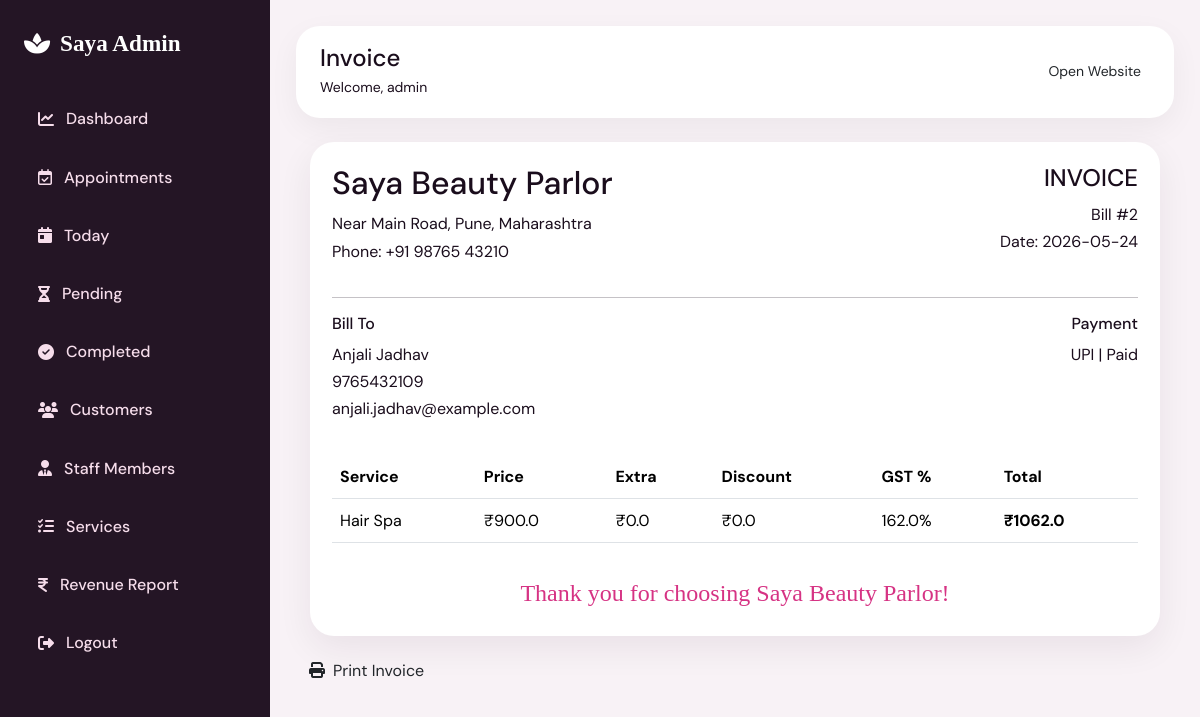
/bill/view/2 (signed in), run on the app's committed database.
### tables this page shows
CREATE TABLE bills (
            id INTEGER PRIMARY KEY AUTOINCREMENT,
            appointment_id INTEGER NOT NULL,
            customer_id INTEGER,
            service_id INTEGER,
            service_price REAL NOT NULL DEFAULT 0,
            extra_charges REAL NOT NULL DEFAULT 0,
            discount REAL NOT NULL DEFAULT 0,
            gst REAL NOT NULL DEFAULT 0,
            final_amount REAL NOT NULL DEFAULT 0,
            payment_mode TEXT NOT NULL,
            payment_status TEXT NOT NULL DEFAULT 'Paid',
            bill_date TEXT NOT NULL,
            created_at TEXT NOT NULL,
            FOREIGN KEY(appointment_id) REFERENCES appointments(id),
            FOREIGN KEY(customer_id) REFERENCES customers(id),
            FOREIGN KEY(service_id) REFERENCES services(id)
        );

CREATE TABLE appointments (
            id INTEGER PRIMARY KEY AUTOINCREMENT,
            customer_name TEXT NOT NULL,
            mobile TEXT NOT NULL,
            email TEXT,
            service_id INTEGER,
            staff_id INTEGER,
            appointment_date TEXT NOT NULL,
            appointment_time TEXT NOT NULL,
            message TEXT,
            status TEXT NOT NULL DEFAULT 'Pending',
            created_at TEXT NOT NULL,
            FOREIGN KEY(service_id) REFERENCES services(id),
            FOREIGN KEY(staff_id) REFERENCES staff(id)
        );

CREATE TABLE services (
            id INTEGER PRIMARY KEY AUTOINCREMENT,
            name TEXT NOT NULL,
            category TEXT NOT NULL,
            description TEXT,
            price REAL NOT NULL DEFAULT 0,
            duration TEXT,
            status TEXT NOT NULL DEFAULT 'Active',
            created_at TEXT NOT NULL
        );

### app.py (the view)
@app.route("/bill/view/<int:bill_id>")
@login_required
def view_bill(bill_id):
    bill = query_one("""
        SELECT b.*, a.customer_name, a.mobile, a.email, s.name AS service_name
        FROM bills b
        LEFT JOIN appointments a ON b.appointment_id=a.id
        LEFT JOIN services s ON b.service_id=s.id
        WHERE b.id=?
    """, (bill_id,))
    return render_template("admin/view_bill.html", bill=bill)

### app.py (called while the page is built)
def login_required(view_func):
    @wraps(view_func)
    def wrapper(*args, **kwargs):
        if "user_id" not in session:
            flash("Please login to access manager dashboard.", "warning")
            return redirect(url_for("login"))
        return view_func(*args, **kwargs)
    return wrapper

def query_one(sql, params=()):
    conn = get_db_connection()
    row = conn.execute(sql, params).fetchone()
    conn.close()
    return row

@app.context_processor
def inject_now():
    return {"today_date": date.today().isoformat(), "current_year": datetime.now().year}

### database.py (called while the page is built)
def get_db_connection():
    os.makedirs(DB_DIR, exist_ok=True)
    conn = sqlite3.connect(DB_PATH)
    conn.row_factory = sqlite3.Row
    return conn

### templates/admin/view_bill.html
{% extends 'admin/admin_base.html' %}
{% block page_title %}Invoice{% endblock %}
{% block admin_content %}
<div class="invoice panel" id="invoiceArea">
  <div class="invoice-header"><div><h2>Saya Beauty Parlor</h2><p>Near Main Road, Pune, Maharashtra<br>Phone: +91 98765 43210</p></div><div class="text-end"><h4>INVOICE</h4><p>Bill #{{ bill.id }}<br>Date: {{ bill.bill_date }}</p></div></div>
  <hr>
  <div class="row"><div class="col-md-6"><h6>Bill To</h6><p>{{ bill.customer_name }}<br>{{ bill.mobile }}<br>{{ bill.email }}</p></div><div class="col-md-6 text-md-end"><h6>Payment</h6><p>{{ bill.payment_mode }} | {{ bill.payment_status }}</p></div></div>
  <table class="table mt-3"><thead><tr><th>Service</th><th>Price</th><th>Extra</th><th>Discount</th><th>GST %</th><th>Total</th></tr></thead><tbody><tr><td>{{ bill.service_name }}</td><td>₹{{ bill.service_price }}</td><td>₹{{ bill.extra_charges }}</td><td>₹{{ bill.discount }}</td><td>{{ bill.gst }}%</td><td><strong>₹{{ bill.final_amount }}</strong></td></tr></tbody></table>
  <div class="text-center thankyou">Thank you for choosing Saya Beauty Parlor!</div>
</div>
<button class="btn btn-rose mt-3" onclick="window.print()"><i class="fa-solid fa-print me-2"></i>Print Invoice</button>
{% endblock %}

### static/css/style.css (style rules this page uses)
:root { --plum: #2c0d2e; --plum-mid: #4a1550; --rose: #c8416b; --rose-lt: #e8758c; --gold: #c9983e; --gold-lt: #e8c97a; --cream: #fdf6ee; --petal: #fff0f5; --ink: #1a0d1c; --muted: #7e6b82; --white: #ffffff; --glass: rgba(255,255,255,0.72); --shadow-sm: 0 4px 20px rgba(44,13,46,.08); --shadow-md: 0 12px 40px rgba(44,13,46,.13); --shadow-lg: 0 30px 80px rgba(44,13,46,.18); --radius-sm: 14px; --radius-md: 24px; --radius-lg: 40px; --font-display: 'Cormorant Garamond', Georgia, serif; --font-script: 'Pinyon Script', cursive; --font-body: 'DM Sans', sans-serif; --transition: all 0.35s cubic-bezier(.4,0,.2,1); }
*, *::before, *::after { box-sizing: border-box; margin: 0; padding: 0; }
html { scroll-behavior: smooth; }
body { font-family: var(--font-body); color: var(--ink); background: var(--cream); overflow-x: hidden; font-size: 16px; line-height: 1.7; }

### static/css/dashboard.css (style rules this page uses)
body { background:#f8f2f6 }
.stat-card,.panel { background:#fff;border-radius:24px;padding:22px;box-shadow:0 12px 35px rgba(37,21,38,.07) }
.invoice { max-width:850px;margin:auto }
.invoice-header { display:flex;justify-content:space-between;gap:20px }
.thankyou { font-family:'Playfair Display',serif;font-size:1.5rem;color:#d63384;margin-top:30px }

### data on the page
bills: id "2", bill_date "2026-05-24", payment_mode "UPI", payment_status "Paid", service_price "900.0", extra_charges "0.0", discount "0.0", gst "162.0", final_amount "1062.0"
appointments: customer_name "Anjali Jadhav", mobile "9765432109", email "anjali.jadhav@example.com"
services: service_name "Hair Spa"

### other printed values
{{ session.username }} "admin"
